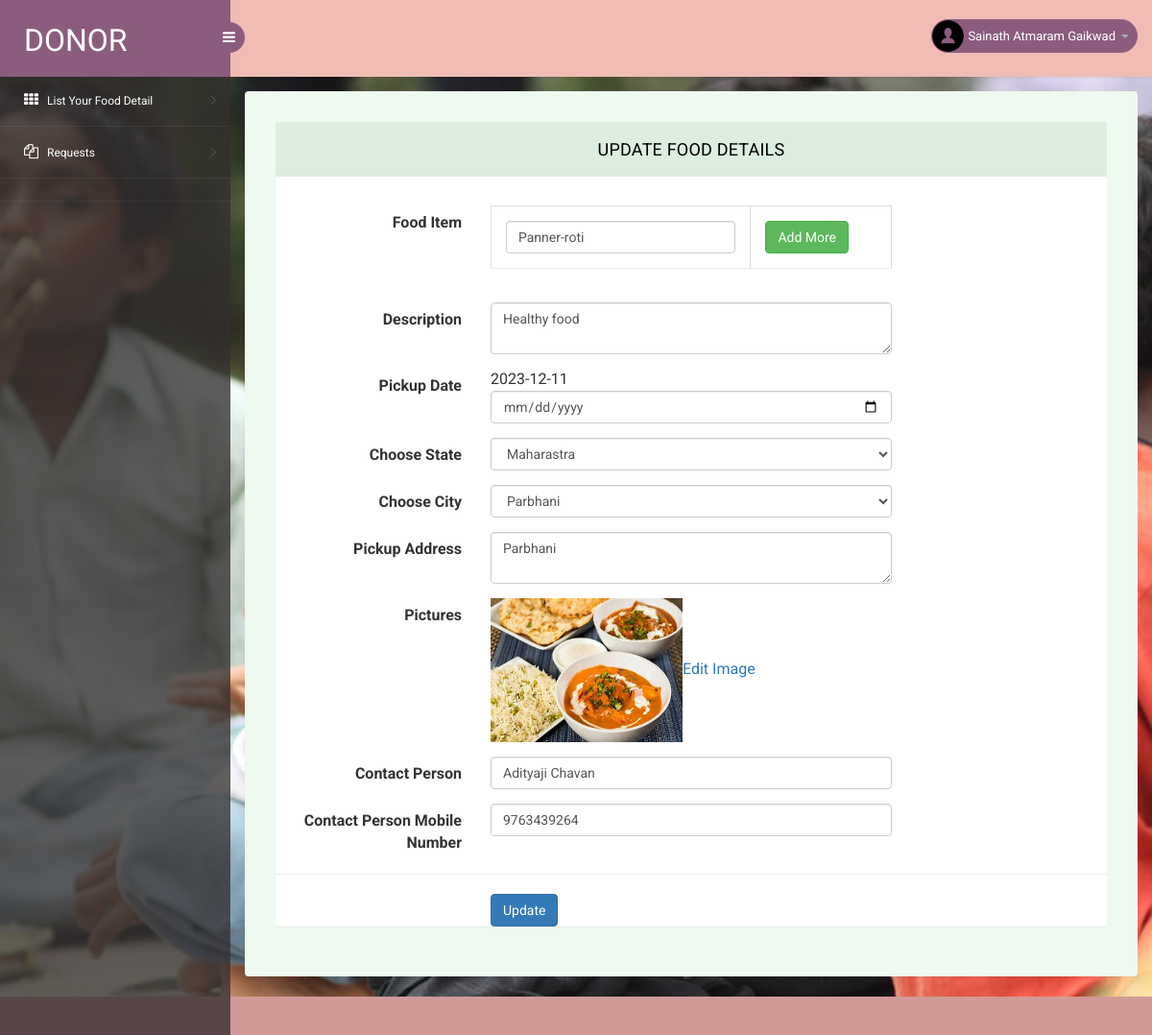
The app's page /donor/edit-fooddetails.php?editid=10&&requestid=670938058 (signed in) with its own data.
### tables this page shows
CREATE TABLE `tbldonor` (
  `ID` int(10) NOT NULL,
  `FullName` varchar(200) DEFAULT NULL,
  `Email` varchar(200) DEFAULT NULL,
  `MobileNumber` bigint(10) DEFAULT NULL,
  `Password` varchar(120) DEFAULT NULL,
  `RegDate` timestamp NULL DEFAULT current_timestamp()
);

CREATE TABLE `tblfood` (
  `ID` int(10) NOT NULL,
  `DonorID` int(10) DEFAULT NULL,
  `foodId` int(10) DEFAULT NULL,
  `FoodItems` mediumtext DEFAULT NULL,
  `StateName` varchar(200) DEFAULT NULL,
  `CityName` varchar(200) DEFAULT NULL,
  `Description` mediumtext DEFAULT NULL,
  `PickupDate` varchar(200) DEFAULT NULL,
  `PickupAddress` mediumtext DEFAULT NULL,
  `ContactPerson` varchar(200) DEFAULT NULL,
  `CPMobNumber` bigint(10) DEFAULT NULL,
  `Image` varchar(200) DEFAULT NULL,
  `CreationDate` timestamp NULL DEFAULT current_timestamp(),
  `UpdationDate` timestamp NULL DEFAULT NULL ON UPDATE current_timestamp()
);

### donor/edit-fooddetails.php (the view, shortened to what this page needs)
<?php
include('includes/dbconnection.php');
?>
<!DOCTYPE html>
<head>
    <link rel="stylesheet" href="css/bootstrap.min.css">
    <link href="css/style.css" rel='stylesheet' type='text/css' />
    <link href="css/style-responsive.css" rel="stylesheet" />
    <link rel="stylesheet" href="css/font.css" type="text/css" />
    <link href="css/font-awesome.css" rel="stylesheet">
</head>
<body>
    <section id="container">
        <?php include_once('includes/header.php'); ?>
        <?php include_once('includes/sidebar.php'); ?>
        <section id="main-content">
            <section class="wrapper">
                <div class="form-w3layouts">
                    <div class="row">
                        <div class="col-lg-12">
                            <section class="panel">
                                <header class="panel-heading">
                                    Update Food Details
                                </header>
                                <div class="panel-body">
                                    </div>
                                    <?php
                                        $cid = $_GET['editid'];
                                        $ret = mysqli_query($con, "select * from tblfood where ID='$cid'");
                                        while ($row = mysqli_fetch_array($ret)) {
                                        ?>
                                    <form class="form-horizontal bucket-form" method="post"
                                        enctype="multipart/form-data">
                                        <div class="form-group">
                                            <label class="col-sm-3 control-label">Food Item</label>
                                            <div class="col-sm-6">
                                                <table class="table table-bordered" id="dynamic_field">
                                                    <tr>
                                                        <td><input type="text" name="fitem[]"
                                                                value="<?php echo $row['FoodItems']; ?>"
                                                                class="form-control name_list" /></td>
                                                        <td><button type="button" name="add" id="add"
                                                                class="btn btn-success">Add More</button></td>
                                                    </tr>
                                                </table>
                                            </div>
                                        </div>
                                        <div class="form-group">
                                            <label class="col-sm-3 control-label">Description</label>
                                            <div class="col-sm-6">
                                                <textarea class="form-control" id="description" name="description"
                                                    type="text" required="true" value=""><?php echo $row['Description']; ?>
</textarea>
                                            </div>
                                        </div>
                                        <div class="form-group">
                                            <label class="col-sm-3 control-label">Pickup Date</label>
                                            <div class="col-sm-6"><?php echo $row['PickupDate']; ?>
                                                <input class="form-control" id="pdate" name="pdate" type="date"
                                                    required="true" value=">">
                                            </div>
                                        </div>
                                        <div class="form-group">
                                            <label class="col-sm-3 control-label col-lg-3" for="inputSuccess">Choose
                                                State</label>
                                            <div class="col-lg-6">
                                                <select class="form-control m-bot15" name="state" id="state"
                                                    onChange="getCity(this.value);">
                                                    <option value="<?php echo $row['StateName']; ?>">
                                                        <?php echo $row['StateName']; ?></option>
                                                </select>
                                            </div>
                                        </div>
                                        <div class="form-group">
                                            <label class="col-sm-3 control-label col-lg-3" for="inputSuccess">Choose
                                                City</label>
                                            <div class="col-lg-6">
                                                <select class="form-control m-bot15" name="city" id="city"
                                                    required="true">
                                                    <option value="<?php echo $row['CityName']; ?>">
                                                        <?php echo $row['CityName']; ?></option>
                                                </select>
                                            </div>
                                        </div>
                                        <div class="form-group">
                                            <label class="col-sm-3 control-label">Pickup Address</label>
                                            <div class="col-sm-6">
                                                <textarea type="text" class="form-control" name="address" id="address"
                                                    required="true"><?php echo $row['PickupAddress']; ?></textarea>
                                            </div>
                                        </div>
                                        <div class="form-group">
                                            <label class=" col-sm-3 control-label">Pictures</label>
                                            <div class="col-lg-6">
                                                <img src="images/<?php echo $row['Image']; ?>" width="200" height="150"
                                                    value="<?php echo $row['Image']; ?>"><a
                                                    href="changeimage.php?editid=<?php echo $row['ID']; ?>">Edit
                                                    Image</a>
                                            </div>
                                        </div>
                                        <div class="form-group">
                                            <label class="col-sm-3 control-label">Contact Person</label>
                                            <div class="col-sm-6">
                                                <input class="form-control" id="contactperson" name="contactperson"
                                                    type="text" required="true"
                                                    value="<?php echo $row['ContactPerson']; ?>">
                                            </div>
                                        </div>
                                        <div class="form-group">
                                            <label class="col-sm-3 control-label">Contact Person Mobile Number</label>
                                            <div class="col-sm-6">
                                                <input type="text" class="form-control" name="cpmobnum" id="cpmobnum"
                                                    required="true" value="<?php echo $row['CPMobNumber']; ?>"
                                                    maxlength="10" pattern="[0-9]+">
                                            </div>
                                        </div>
                                        <hr />
                                        <div class="form-group">
                                            <div class="col-lg-offset-3 col-lg-6">
                                                <button class="btn btn-primary" type="submit"
                                                    name="submit">Update</button>
                                            </div>
                                        </div>
                                    </form>
                                </div>
                                <?php } ?>
                            </section>
            </section>
            <?php include_once('includes/footer.php'); ?>
        </section>
</body>
</html>

### donor/includes/header.php (shortened to what this page needs)
<header class="header fixed-top clearfix">
    <div class="brand">
        <a href="dashboard.php" class="logo">
            Donor
        </a>
        <div class="sidebar-toggle-box">
            <div class="fa fa-bars"></div>
        </div>
    </div>
    <div class="top-nav clearfix">
        <ul class="nav pull-right top-menu">
            <li class="dropdown">
                <a data-toggle="dropdown" class="dropdown-toggle" href="#">
                    <?php
$donorid=$_SESSION['pgasoid'];
$ret=mysqli_query($con,"select FullName from  tbldonor where ID='$donorid'");
$row=mysqli_fetch_array($ret);
$name=$row['FullName'];
?>
                    <img alt="" src="images/2.png">
                    <span class="username"><?php echo $name; ?></span>
                    <b class="caret"></b>
                </a>
            </li>
        </ul>
    </div>
</header>

### donor/css/style.css (style rules this page uses)
ul, ol { margin: 0; }
html, body { font-family: 'Roboto', sans-serif; font-size: 100%; overflow-x: hidden; background: url(../images/bg.jpg) no-repeat 0px 0px; background-size:cover; }
body a { transition: 0.5s all ease; -webkit-transition: 0.5s all ease; -moz-transition: 0.5s all ease; -o-transition: 0.5s all ease; -ms-transition: 0.5s all ease; text-decoration:none; }
ul,label { margin:0; padding:0; }
#main-content { margin-left:240px; -webkit-transition:all .3s ease-in-out; -moz-transition:all .3s ease-in-out; -o-transition:all .3s ease-in-out; transition:all .3s ease-in-out; }
.header { left:0; right:0; z-index:1002; background:rgb(240, 188, 180); -webkit-transition:all .3s ease-in-out; -moz-transition:all .3s ease-in-out; -o-transition:all .3s ease-in-out; transition:all .3s ease-in-out; }
.fixed-top { position:fixed; box-shadow:1px 0 3px rgba(0,0,0,.15); }
.wrapper { display:inline-block; margin-top:80px; padding:15px; width:100%; }
.brand { background:#8b5c7e; float:left; width:240px; height:80px; position:relative; }
a.logo { font-size:32px; color:#fff; float:left; margin:20px 0 0 25px; text-transform:uppercase; }
#top_menu .nav>li,ul.top-menu>li { float:left; }
ul.top-menu { margin-right:15px; margin-top: 0; }
ul.top-menu > li > a { color: #fff; font-size: 16px; background: #8b5c7e; padding: 4px 8px; margin-right: 15px; border-radius: 50%; -webkit-border-radius: 50%; padding-right: 8px !important; }
.top-nav { margin-top:20px; }
.top-nav img { border-radius:50%; -webkit-border-radius:50%; width:33px; }
.top-nav .username { font-size:13px; color:#fff; }
.top-nav ul.top-menu>li>a { border-radius: 100px; -webkit-border-radius: 100px; padding: 0px; background: none; margin-right: 0; border: 1px solid #8b5c7e; background: #8b5c7e; }
.top-nav ul.top-menu>li { margin-left:10px; }
.top-nav .nav .caret { border-bottom-color:#A4AABA; border-top-color:#A4AABA; }
.sidebar-toggle-box { float:left; margin-top:23px; margin-left:-15px; background:#8b5c7e; border-radius:50%; -webkit-border-radius:50%; width:32px; height:32px; position:absolute; right:-15px; }
.sidebar-toggle-box .fa-bars { cursor:pointer; display:inline-block; font-size:15px; padding:8px 8px 8px 9px; color:#fff; }
.panel-heading { position: relative; height: 57px; line-height: 57px; letter-spacing: 0.2px; color: #000; font-size: 18px; font-weight: 400; padding: 0 16px; background:#ddede0; border-top-right-radius: 2px; border-top-left-radius: 2px; text-transform: uppercase; text-align: center; }
.panel { border: none ! important; }
.table>tbody>tr>td, .table>tbody>tr>th, .table>tfoot>tr>td, .table>tfoot>tr>th, .table>thead>tr>td, .table>thead>tr>th { border-bottom: 1px solid #e9e9e9 ! important; }
.table > thead > tr > th, .table > tbody > tr > th, .table > tfoot > tr > th, .table > thead > tr > td, .table > tbody > tr > td, .table > tfoot > tr > td { border-top: none !important; }
.table td, .table>tbody>tr>td, .table>tbody>tr>th, .table>tfoot>tr>td, .table>tfoot>tr>th, .table>thead>tr>td, .table>thead>tr>th { padding: 15px!important; }
.table > thead > tr > th, .table > tbody > tr > th, .table > tfoot > tr > th, .table > thead > tr > td, .table > tbody > tr > td, .table > tfoot > tr > td { font-size: 0.9em; color: #000; border-top: none !important; }
.form-w3layouts { background: #eef9f0; padding: 2em; border-radius: 4px; -webkit-box-shadow: 0 1px 1px rgba(0,0,0,.05); box-shadow: 0 1px 1px rgba(0,0,0,.05); }

### records on screen
tbldonor: FullName "Sainath Atmaram Gaikwad"
tblfood: FoodItems "Panner-roti", description "Healthy food", PickupDate "2023-12-11", state "Maharastra", city "Parbhani", address "Parbhani", Image (picture), contactperson "Adityaji Chavan", cpmobnum "9763439264"
